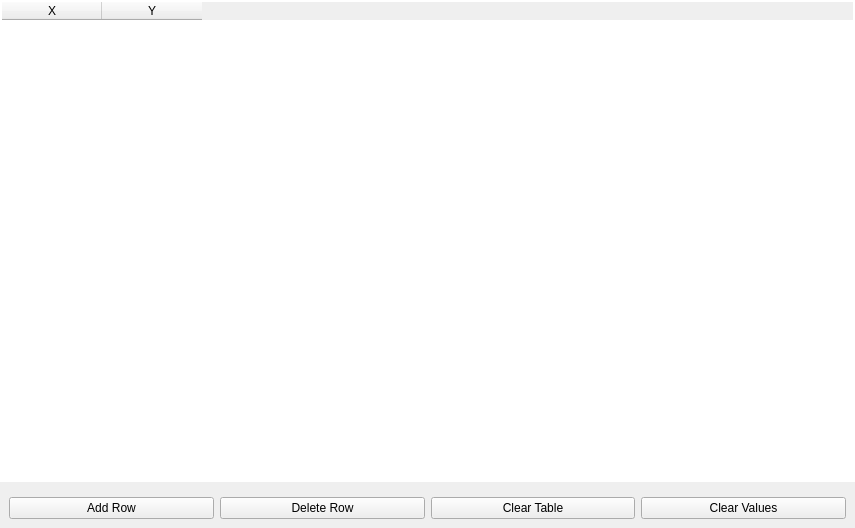
<?xml version="1.0" encoding="UTF-8"?>
<ui version="4.0">
 <class>Form</class>
 <widget class="QWidget" name="Form">
  <property name="geometry">
   <rect>
    <x>0</x>
    <y>0</y>
    <width>855</width>
    <height>528</height>
   </rect>
  </property>
  <property name="sizePolicy">
   <sizepolicy hsizetype="Expanding" vsizetype="Preferred">
    <horstretch>0</horstretch>
    <verstretch>0</verstretch>
   </sizepolicy>
  </property>
  <property name="windowTitle">
   <string>Form</string>
  </property>
  <property name="styleSheet">
   <string notr="true">QTableWidget {
	border: 2px solid white;
}</string>
  </property>
  <layout class="QVBoxLayout" name="verticalLayout">
   <property name="leftMargin">
    <number>0</number>
   </property>
   <property name="topMargin">
    <number>0</number>
   </property>
   <property name="rightMargin">
    <number>0</number>
   </property>
   <property name="bottomMargin">
    <number>0</number>
   </property>
   <item>
    <widget class="QTableWidget" name="table">
     <property name="rowCount">
      <number>0</number>
     </property>
     <column>
      <property name="text">
       <string>X</string>
      </property>
     </column>
     <column>
      <property name="text">
       <string>Y</string>
      </property>
     </column>
    </widget>
   </item>
   <item>
    <widget class="QFrame" name="btn_bar">
     <property name="frameShape">
      <enum>QFrame::Shape::NoFrame</enum>
     </property>
     <property name="frameShadow">
      <enum>QFrame::Shadow::Raised</enum>
     </property>
     <layout class="QHBoxLayout" name="horizontalLayout">
      <item>
       <widget class="QPushButton" name="add_row_btn">
        <property name="text">
         <string>Add Row</string>
        </property>
       </widget>
      </item>
      <item>
       <widget class="QPushButton" name="delete_row_btn">
        <property name="text">
         <string>Delete Row</string>
        </property>
       </widget>
      </item>
      <item>
       <widget class="QPushButton" name="clear_table_btn">
        <property name="text">
         <string>Clear Table</string>
        </property>
       </widget>
      </item>
      <item>
       <widget class="QPushButton" name="clear_values_btn">
        <property name="text">
         <string>Clear Values</string>
        </property>
       </widget>
      </item>
     </layout>
    </widget>
   </item>
  </layout>
 </widget>
 <resources/>
 <connections/>
</ui>
